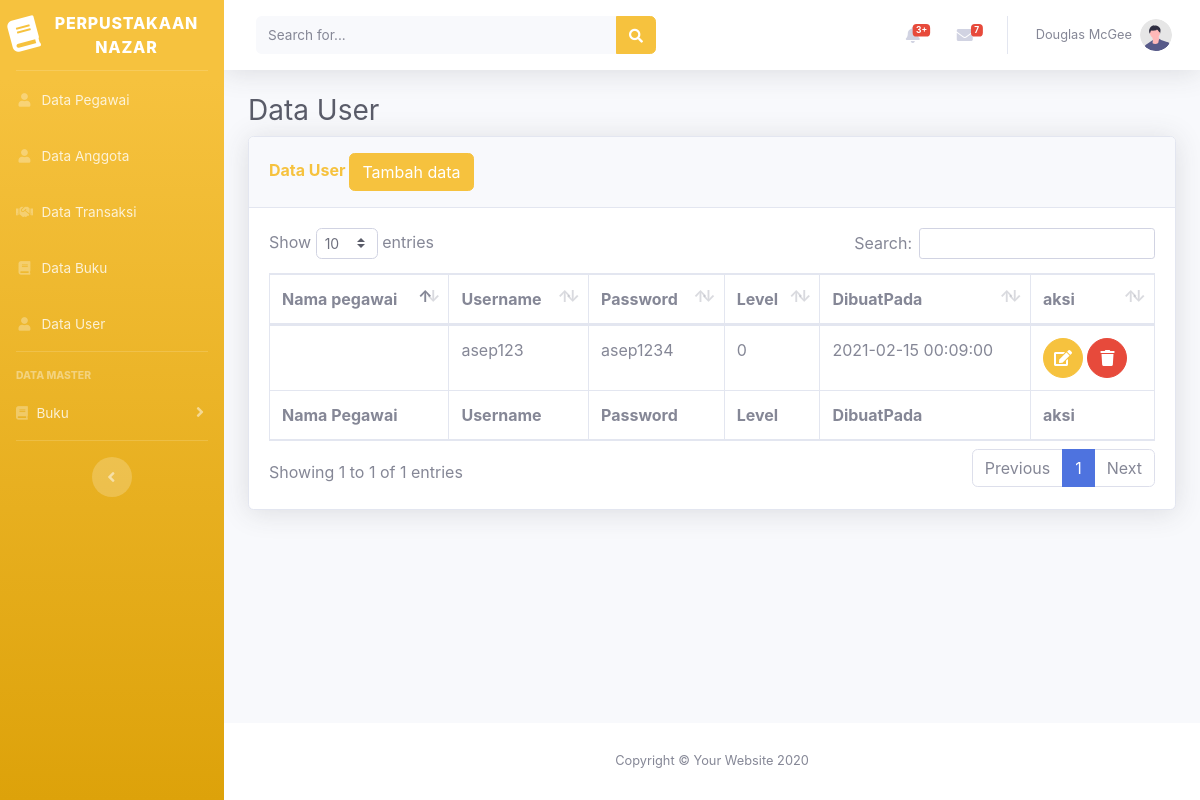
Screenshot of /perpus_nazar/beranda.php?page=user with the database file from the repository.
### tables this page shows
CREATE TABLE `tabel_user` (
  `id_user` int(5) NOT NULL,
  `id_pegawai` int(5) NOT NULL,
  `username` varchar(50) NOT NULL,
  `password` varchar(50) NOT NULL,
  `level` int(1) NOT NULL,
  `dibuatpada` datetime NOT NULL
);

### perpus_nazar/views/user/user.php (the view)
<div class="container-fluid">
    <h1 class="h3 mb-2 text-gray-800">Data User</h1>
    <div class="card shadow mb-4">
        <div class="card-header py-3">
            <h6 class="m-0 font-weight-bold text-warning">Data User
            <a href="beranda.php?page=user&aksi=add">
                <button class= "btn btn-warning">Tambah data</button>
                </a>
            </h6>
        </div>
        <div class="card-body">
            <div class="table-responsive">
                <table class="table table-bordered" id="dataTable" width="100%" cellspacing="0">
                    <thead>
                    <tr>
                            <th>Nama pegawai</th>
                            <th>Username</th>
                            <th>Password</th>
                            <th>Level</th>
                            <th>DibuatPada</th>
                            <th>aksi</th>
                        </tr>
                    </thead>
                    <tfoot>
                            <th>Nama Pegawai</th>
                            <th>Username</th>
                            <th>Password</th>
                            <th>Level</th>
                            <th>DibuatPada</th>
                            <th>aksi</th>
                    </tfoot>
                    <tbody>
                    <?php
                            $sql = "SELECT us.*, tp.nama_pegawai from tabel_user us left join tabel_pegawai tp on us.id_pegawai = tp.id_pegawai";
                            $show = $db->query($sql);
                            foreach ($show as $agt):
                       ?>
                        <tr>
                            <td><?php echo $agt["nama_pegawai"]?></td>
                            <td><?php echo $agt["username"]?></td>
                            <td><?php echo $agt["password"]?></td>
                            <td><?php echo $agt["level"]?></td>
                            <td><?php echo $agt["dibuatpada"]?></td>
                            <td>
                <a href="beranda.php?page=user&aksi=edit&id=<?php echo $agt['id_user']?>"
                    class="btn btn-warning btn-circle">
                    <i class="fas fa-edit"></i>
                </a>
                <a href="model/user/prosesdeleteuser.php?id=<?php echo $agt['id_user']?>"
                    class="btn btn-danger btn-circle">
                    <i class="fas fa-trash"></i>
                </a>
            </td>
                        <?php endforeach ; ?>
                    </tbody>
                </table>
            </div>
        </div>
    </div>
</div>

### rows the page displays
tabel_user: username "asep123", password "asep1234", level "0", dibuatpada "2021-02-15 00:09:00"
